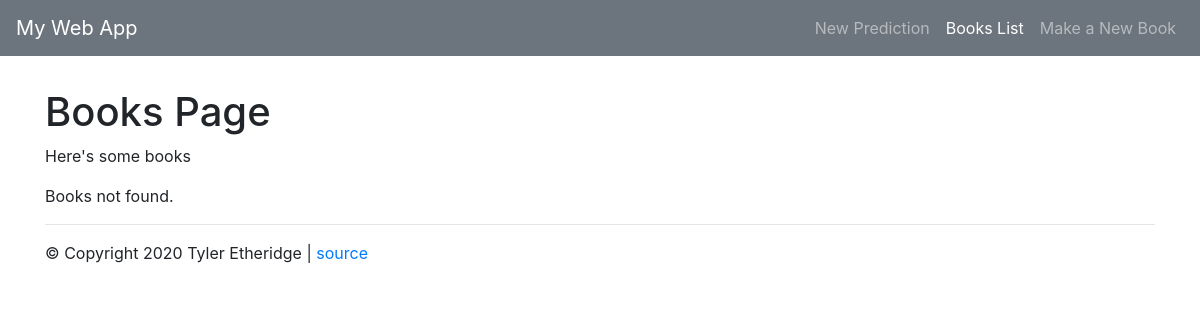
The app's page /books, older data.
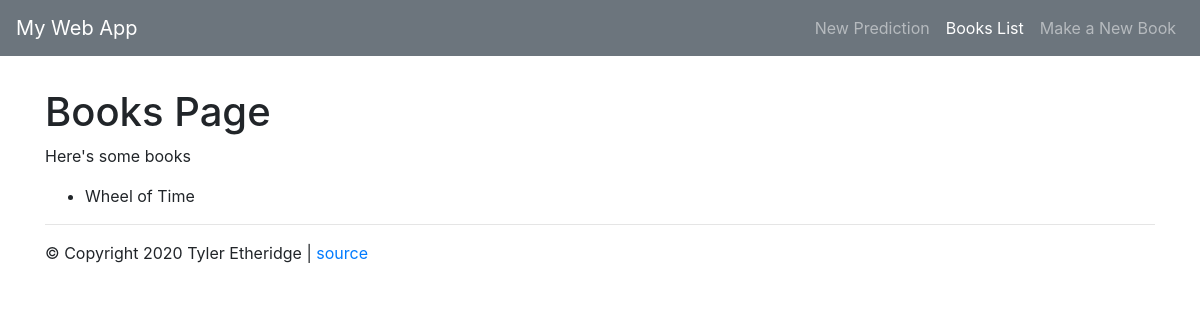
The same page, newer data.
### web_app/models.py (models this page shows)
class Book(db.Model):
    id = db.Column(db.Integer, primary_key=True)
    title = db.Column(db.String(128))
    author_id = db.Column(db.String(128))

### web_app/routes/book_routes.py (the view)
@book_routes.route("/books")
def list_books_for_humans():
    book_records = Book.query.all()
    print(book_records)
    return render_template("books.html", message="Here's some books", books=book_records)

### web_app/templates/books.html
{% extends "bootstrap_layout.html" %}
{% set active_page = "books" %}
{% block content %}
    <h1>Books Page</h1>
    <p>{{ message }}</p>
    {% if books %}
        <ul>
        {% for book in books %}
            <li>{{ book.title }}</li>
        {% endfor %}
        </ul>
    {% else %}
        <p>Books not found.</p>
    {% endif %}
{% endblock %}

Row changes from the older to the newer data that the page shows:
added Book: title "Wheel of Time"
Text that changed along with them:
text no longer shown: "Books not found."
